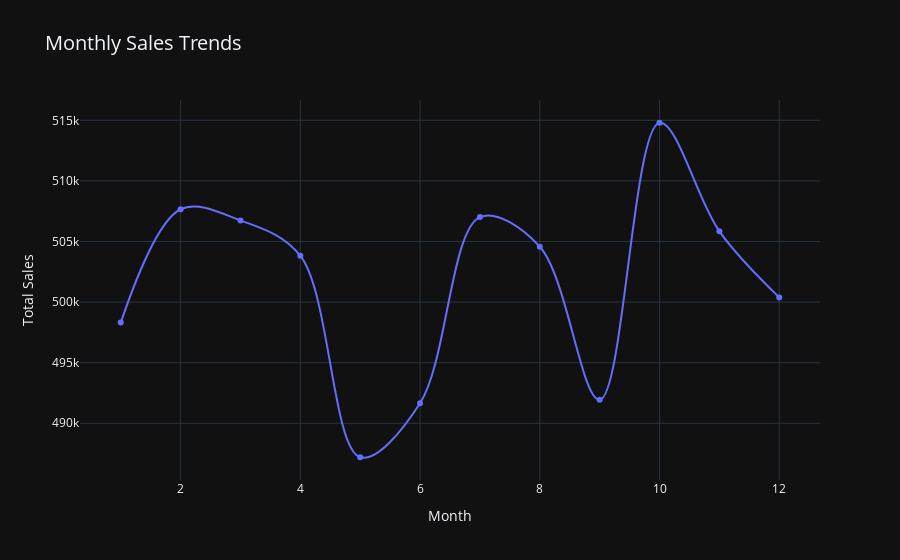

The cell this chart's notebook holds for it:
### Code cell
monthly_sales = df.loc[:, 'sales_month_1':'sales_month_12'].sum().reset_index()
monthly_sales.columns = ['month', 'total_sales']
monthly_sales['month'] = monthly_sales['month'].apply(lambda x: x.split('_')[-1]).astype(int)

# Create the line plot with the Plotly color palette
fig = px.line(monthly_sales, x='month', y='total_sales', title='Monthly Sales Trends',
              markers=True, line_shape='spline', color_discrete_sequence=px.colors.qualitative.Plotly)

fig.update_layout(
    title_font_size=20,
    xaxis_title="Month",
    yaxis_title="Total Sales",
    template="plotly_dark",
    plot_bgcolor='rgba(0,0,0,0)'
)

fig.show()

### Figure 1 — Plotly figure (JSON) as saved in the notebook; plotly's stock layout.template omitted (floating-point values rounded to 4 significant figures)
{"data": [{"hovertemplate": "month=%{x}<br>total_sales=%{y}<extra></extra>", "legendgroup": "", "line": {"color": "#636EFA", "dash": "solid", "shape": "spline"}, "marker": {"symbol": "circle"}, "mode": "lines+markers", "name": "", "orientation": "v", "showlegend": false, "type": "scatter", "x": [1, 2, 3, 4, 5, 6, 7, 8, 9, 10, 11, 12], "xaxis": "x", "y": [498306, 507661, 506739, 503823, 487194, 491653, 507011, 504569, 491934, 514798, 505838, 500386], "yaxis": "y"}], "layout": {"legend": {"tracegroupgap": 0}, "plot_bgcolor": "rgba(0,0,0,0)", "title": {"font": {"size": 20}, "text": "Monthly Sales Trends"}, "xaxis": {"anchor": "y", "domain": [0, 1], "title": {"text": "Month"}}, "yaxis": {"anchor": "x", "domain": [0, 1], "title": {"text": "Total Sales"}}}}
